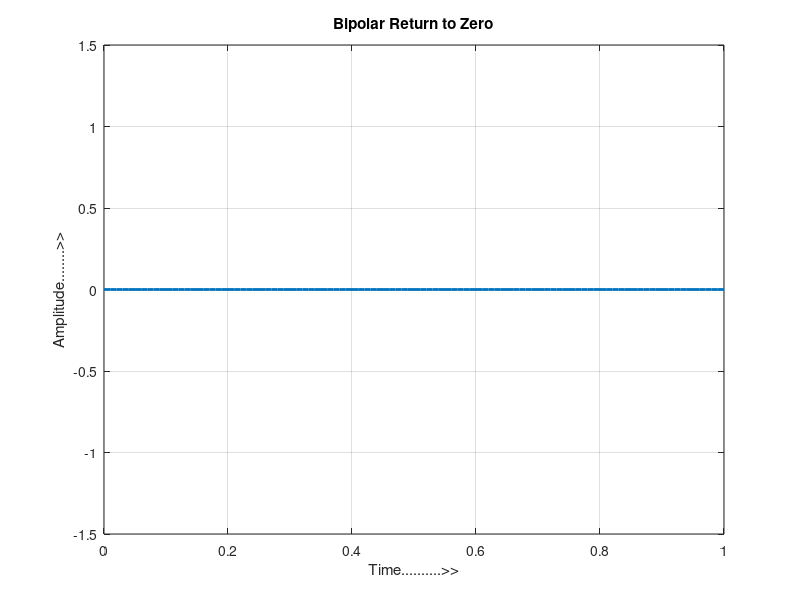

Reproduce this figure in MATLAB.
clc;
clear all;
close all;
b=input('Enter the Bit stream \n '); 
n = length(b);
t = 0:.01:n;
x = 1:1:(n+1)*100;
tmp=1;
for i = 1:n
    for j = i:.1:i+1
        if b(i)==1
            if tmp==1
                bw(x(i*100:((100*i)+50))) = 1;
                bw(x((100*i)+50):((i+1)*100)) = 0;
                tmp=0;
            else
                bw(x(i*100:((100*i)+50))) = -1;
                bw(x((100*i)+50):((i+1)*100)) = 0;
                tmp=1;
            end
        else
           bw(x(i*100:((i+1)*100)))=0;
        end
    end
end

%t=t(1:end-50);
bw = bw(100:end);
subplot(1,1,1)
plot(t,bw,'Linewidth',2)
grid on ; 
axis([0 n -1.5 +1.5]);
title("Bipolar Return to Zero")
xlabel("Time..........>>");
ylabel("Amplitude........>>");